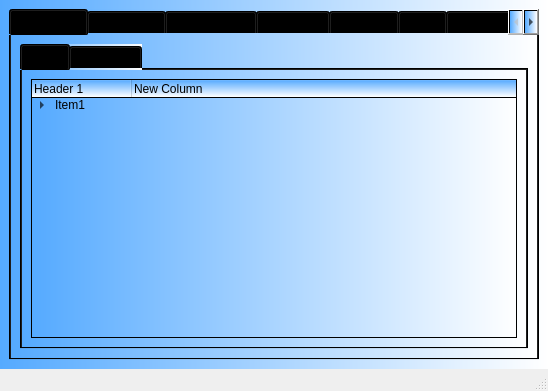
<?xml version="1.0" encoding="UTF-8"?>
<ui version="4.0">
 <class>MainWindow</class>
 <widget class="QMainWindow" name="MainWindow">
  <property name="geometry">
   <rect>
    <x>0</x>
    <y>0</y>
    <width>548</width>
    <height>391</height>
   </rect>
  </property>
  <property name="minimumSize">
   <size>
    <width>300</width>
    <height>300</height>
   </size>
  </property>
  <property name="windowTitle">
   <string>MainWindow</string>
  </property>
  <property name="autoFillBackground">
   <bool>false</bool>
  </property>
  <widget class="QWidget" name="centralwidget">
   <property name="styleSheet">
    <string notr="true">background-color: qlineargradient(spread:pad, x1:0, y1:0, x2:1, y2:0, stop:0 rgba(85, 170, 255, 255), stop:1 rgba(255, 255, 255, 255));</string>
   </property>
   <layout class="QVBoxLayout" name="verticalLayout_10">
    <item>
     <widget class="QTabWidget" name="tabWidget_1">
      <property name="font">
       <font>
        <weight>50</weight>
        <bold>false</bold>
       </font>
      </property>
      <property name="acceptDrops">
       <bool>true</bool>
      </property>
      <property name="styleSheet">
       <string notr="true"/>
      </property>
      <property name="currentIndex">
       <number>0</number>
      </property>
      <widget class="QWidget" name="tab_widgets_1">
       <property name="toolTip">
        <string/>
       </property>
       <property name="statusTip">
        <string/>
       </property>
       <attribute name="title">
        <string>Widgets 1</string>
       </attribute>
       <layout class="QVBoxLayout" name="verticalLayout">
        <item>
         <layout class="QVBoxLayout" name="verticalLayout_tab_1">
          <item>
           <widget class="QTabWidget" name="tabWidget_2">
            <property name="accessibleName">
             <string/>
            </property>
            <property name="currentIndex">
             <number>0</number>
            </property>
            <widget class="QWidget" name="tab_tree">
             <property name="statusTip">
              <string/>
             </property>
             <attribute name="title">
              <string>Tree</string>
             </attribute>
             <layout class="QHBoxLayout" name="horizontalLayout">
              <item>
               <layout class="QVBoxLayout" name="verticalLayout_2">
                <item>
                 <widget class="QTreeWidget" name="treeWidget">
                  <column>
                   <property name="text">
                    <string>Header 1</string>
                   </property>
                  </column>
                  <column>
                   <property name="text">
                    <string>New Column</string>
                   </property>
                  </column>
                  <item>
                   <property name="text">
                    <string>Item1</string>
                   </property>
                   <item>
                    <property name="text">
                     <string>Subitem1</string>
                    </property>
                   </item>
                  </item>
                 </widget>
                </item>
               </layout>
              </item>
             </layout>
            </widget>
            <widget class="QWidget" name="tab_calendar">
             <property name="statusTip">
              <string/>
             </property>
             <attribute name="title">
              <string>Calendar</string>
             </attribute>
             <layout class="QVBoxLayout" name="verticalLayout_3">
              <item>
               <widget class="QDateEdit" name="dateEdit">
                <property name="alignment">
                 <set>Qt::AlignCenter</set>
                </property>
               </widget>
              </item>
              <item>
               <widget class="QCalendarWidget" name="calendarWidget"/>
              </item>
             </layout>
            </widget>
           </widget>
          </item>
         </layout>
        </item>
       </layout>
      </widget>
      <widget class="QWidget" name="tab_widgets_2">
       <property name="toolTip">
        <string/>
       </property>
       <property name="statusTip">
        <string/>
       </property>
       <attribute name="title">
        <string>Widgets 2</string>
       </attribute>
       <layout class="QGridLayout" name="gridLayout_2">
        <item row="2" column="1">
         <spacer name="verticalSpacer_2">
          <property name="orientation">
           <enum>Qt::Vertical</enum>
          </property>
          <property name="sizeType">
           <enum>QSizePolicy::Maximum</enum>
          </property>
          <property name="sizeHint" stdset="0">
           <size>
            <width>20</width>
            <height>140</height>
           </size>
          </property>
         </spacer>
        </item>
        <item row="3" column="0" colspan="2">
         <widget class="QProgressBar" name="progressBar">
          <property name="value">
           <number>24</number>
          </property>
         </widget>
        </item>
        <item row="0" column="0">
         <widget class="QGroupBox" name="groupBox">
          <property name="title">
           <string>Progress Bar</string>
          </property>
          <widget class="QWidget" name="layoutWidget">
           <property name="geometry">
            <rect>
             <x>20</x>
             <y>30</y>
             <width>114</width>
             <height>65</height>
            </rect>
           </property>
           <layout class="QVBoxLayout" name="verticalLayout_4">
            <item>
             <widget class="QRadioButton" name="radioButton_start">
              <property name="statusTip">
               <string>Start the Progress Bar</string>
              </property>
              <property name="text">
               <string>Start</string>
              </property>
              <property name="checked">
               <bool>true</bool>
              </property>
             </widget>
            </item>
            <item>
             <widget class="QRadioButton" name="radioButton_stop">
              <property name="statusTip">
               <string>Stop the Progress Bar</string>
              </property>
              <property name="text">
               <string>Stop</string>
              </property>
             </widget>
            </item>
            <item>
             <widget class="QRadioButton" name="radioButton_reset">
              <property name="statusTip">
               <string>Reset the Progress Bar</string>
              </property>
              <property name="text">
               <string>Reset</string>
              </property>
             </widget>
            </item>
           </layout>
          </widget>
         </widget>
        </item>
        <item row="0" column="1">
         <widget class="QGroupBox" name="groupBox_2">
          <property name="title">
           <string>Move the Dial</string>
          </property>
          <widget class="QWidget" name="verticalLayoutWidget">
           <property name="geometry">
            <rect>
             <x>10</x>
             <y>30</y>
             <width>61</width>
             <height>71</height>
            </rect>
           </property>
           <layout class="QVBoxLayout" name="verticalLayout_5">
            <item>
             <widget class="QDial" name="dial"/>
            </item>
           </layout>
          </widget>
          <widget class="QWidget" name="verticalLayoutWidget_2">
           <property name="geometry">
            <rect>
             <x>90</x>
             <y>20</y>
             <width>91</width>
             <height>80</height>
            </rect>
           </property>
           <layout class="QVBoxLayout" name="verticalLayout_6">
            <item>
             <widget class="QLCDNumber" name="lcdNumber">
              <property name="palette">
               <palette>
                <active>
                 <colorrole role="WindowText">
                  <brush brushstyle="SolidPattern">
                   <color alpha="255">
                    <red>0</red>
                    <green>0</green>
                    <blue>255</blue>
                   </color>
                  </brush>
                 </colorrole>
                 <colorrole role="Button">
                  <brush brushstyle="LinearGradientPattern">
                   <gradient startx="0.000000000000000" starty="0.000000000000000" endx="1.000000000000000" endy="0.000000000000000" type="LinearGradient" spread="PadSpread" coordinatemode="ObjectBoundingMode">
                    <gradientstop position="0.000000000000000">
                     <color alpha="255">
                      <red>85</red>
                      <green>170</green>
                      <blue>255</blue>
                     </color>
                    </gradientstop>
                    <gradientstop position="1.000000000000000">
                     <color alpha="255">
                      <red>255</red>
                      <green>255</green>
                      <blue>255</blue>
                     </color>
                    </gradientstop>
                   </gradient>
                  </brush>
                 </colorrole>
                 <colorrole role="Base">
                  <brush brushstyle="LinearGradientPattern">
                   <gradient startx="0.000000000000000" starty="0.000000000000000" endx="1.000000000000000" endy="0.000000000000000" type="LinearGradient" spread="PadSpread" coordinatemode="ObjectBoundingMode">
                    <gradientstop position="0.000000000000000">
                     <color alpha="255">
                      <red>85</red>
                      <green>170</green>
                      <blue>255</blue>
                     </color>
                    </gradientstop>
                    <gradientstop position="1.000000000000000">
                     <color alpha="255">
                      <red>255</red>
                      <green>255</green>
                      <blue>255</blue>
                     </color>
                    </gradientstop>
                   </gradient>
                  </brush>
                 </colorrole>
                 <colorrole role="Window">
                  <brush brushstyle="LinearGradientPattern">
                   <gradient startx="0.000000000000000" starty="0.000000000000000" endx="1.000000000000000" endy="0.000000000000000" type="LinearGradient" spread="PadSpread" coordinatemode="ObjectBoundingMode">
                    <gradientstop position="0.000000000000000">
                     <color alpha="255">
                      <red>85</red>
                      <green>170</green>
                      <blue>255</blue>
                     </color>
                    </gradientstop>
                    <gradientstop position="1.000000000000000">
                     <color alpha="255">
                      <red>255</red>
                      <green>255</green>
                      <blue>255</blue>
                     </color>
                    </gradientstop>
                   </gradient>
                  </brush>
                 </colorrole>
                </active>
                <inactive>
                 <colorrole role="WindowText">
                  <brush brushstyle="SolidPattern">
                   <color alpha="255">
                    <red>0</red>
                    <green>0</green>
                    <blue>255</blue>
                   </color>
                  </brush>
                 </colorrole>
                 <colorrole role="Button">
                  <brush brushstyle="LinearGradientPattern">
                   <gradient startx="0.000000000000000" starty="0.000000000000000" endx="1.000000000000000" endy="0.000000000000000" type="LinearGradient" spread="PadSpread" coordinatemode="ObjectBoundingMode">
                    <gradientstop position="0.000000000000000">
                     <color alpha="255">
                      <red>85</red>
                      <green>170</green>
                      <blue>255</blue>
                     </color>
                    </gradientstop>
                    <gradientstop position="1.000000000000000">
                     <color alpha="255">
                      <red>255</red>
                      <green>255</green>
                      <blue>255</blue>
                     </color>
                    </gradientstop>
                   </gradient>
                  </brush>
                 </colorrole>
                 <colorrole role="Base">
                  <brush brushstyle="LinearGradientPattern">
                   <gradient startx="0.000000000000000" starty="0.000000000000000" endx="1.000000000000000" endy="0.000000000000000" type="LinearGradient" spread="PadSpread" coordinatemode="ObjectBoundingMode">
                    <gradientstop position="0.000000000000000">
                     <color alpha="255">
                      <red>85</red>
                      <green>170</green>
                      <blue>255</blue>
                     </color>
                    </gradientstop>
                    <gradientstop position="1.000000000000000">
                     <color alpha="255">
                      <red>255</red>
                      <green>255</green>
                      <blue>255</blue>
                     </color>
                    </gradientstop>
                   </gradient>
                  </brush>
                 </colorrole>
                 <colorrole role="Window">
                  <brush brushstyle="LinearGradientPattern">
                   <gradient startx="0.000000000000000" starty="0.000000000000000" endx="1.000000000000000" endy="0.000000000000000" type="LinearGradient" spread="PadSpread" coordinatemode="ObjectBoundingMode">
                    <gradientstop position="0.000000000000000">
                     <color alpha="255">
                      <red>85</red>
                      <green>170</green>
                      <blue>255</blue>
                     </color>
                    </gradientstop>
                    <gradientstop position="1.000000000000000">
                     <color alpha="255">
                      <red>255</red>
                      <green>255</green>
                      <blue>255</blue>
                     </color>
                    </gradientstop>
                   </gradient>
                  </brush>
                 </colorrole>
                </inactive>
                <disabled>
                 <colorrole role="WindowText">
                  <brush brushstyle="SolidPattern">
                   <color alpha="255">
                    <red>120</red>
                    <green>120</green>
                    <blue>120</blue>
                   </color>
                  </brush>
                 </colorrole>
                 <colorrole role="Button">
                  <brush brushstyle="LinearGradientPattern">
                   <gradient startx="0.000000000000000" starty="0.000000000000000" endx="1.000000000000000" endy="0.000000000000000" type="LinearGradient" spread="PadSpread" coordinatemode="ObjectBoundingMode">
                    <gradientstop position="0.000000000000000">
                     <color alpha="255">
                      <red>85</red>
                      <green>170</green>
                      <blue>255</blue>
                     </color>
                    </gradientstop>
                    <gradientstop position="1.000000000000000">
                     <color alpha="255">
                      <red>255</red>
                      <green>255</green>
                      <blue>255</blue>
                     </color>
                    </gradientstop>
                   </gradient>
                  </brush>
                 </colorrole>
                 <colorrole role="Base">
                  <brush brushstyle="LinearGradientPattern">
                   <gradient startx="0.000000000000000" starty="0.000000000000000" endx="1.000000000000000" endy="0.000000000000000" type="LinearGradient" spread="PadSpread" coordinatemode="ObjectBoundingMode">
                    <gradientstop position="0.000000000000000">
                     <color alpha="255">
                      <red>85</red>
                      <green>170</green>
                      <blue>255</blue>
                     </color>
                    </gradientstop>
                    <gradientstop position="1.000000000000000">
                     <color alpha="255">
                      <red>255</red>
                      <green>255</green>
                      <blue>255</blue>
                     </color>
                    </gradientstop>
                   </gradient>
                  </brush>
                 </colorrole>
                 <colorrole role="Window">
                  <brush brushstyle="LinearGradientPattern">
                   <gradient startx="0.000000000000000" starty="0.000000000000000" endx="1.000000000000000" endy="0.000000000000000" type="LinearGradient" spread="PadSpread" coordinatemode="ObjectBoundingMode">
                    <gradientstop position="0.000000000000000">
                     <color alpha="255">
                      <red>85</red>
                      <green>170</green>
                      <blue>255</blue>
                     </color>
                    </gradientstop>
                    <gradientstop position="1.000000000000000">
                     <color alpha="255">
                      <red>255</red>
                      <green>255</green>
                      <blue>255</blue>
                     </color>
                    </gradientstop>
                   </gradient>
                  </brush>
                 </colorrole>
                </disabled>
               </palette>
              </property>
              <property name="digitCount">
               <number>2</number>
              </property>
              <property name="mode">
               <enum>QLCDNumber::Dec</enum>
              </property>
              <property name="segmentStyle">
               <enum>QLCDNumber::Flat</enum>
              </property>
             </widget>
            </item>
           </layout>
          </widget>
         </widget>
        </item>
        <item row="2" column="0">
         <layout class="QVBoxLayout" name="verticalLayout_7">
          <item>
           <widget class="QFontComboBox" name="fontComboBox"/>
          </item>
          <item>
           <widget class="QLabel" name="label">
            <property name="font">
             <font>
              <pointsize>14</pointsize>
             </font>
            </property>
            <property name="text">
             <string/>
            </property>
            <property name="alignment">
             <set>Qt::AlignCenter</set>
            </property>
           </widget>
          </item>
         </layout>
        </item>
       </layout>
      </widget>
      <widget class="QWidget" name="tab_drag_drop">
       <property name="acceptDrops">
        <bool>false</bool>
       </property>
       <attribute name="title">
        <string>Drag &amp;&amp; Drop</string>
       </attribute>
       <layout class="QGridLayout" name="gridLayout_3">
        <item row="0" column="0" colspan="2">
         <layout class="QHBoxLayout" name="horizontalLayout_2">
          <item>
           <widget class="QLineEdit" name="lineEdit">
            <property name="minimumSize">
             <size>
              <width>135</width>
              <height>0</height>
             </size>
            </property>
            <property name="dragEnabled">
             <bool>true</bool>
            </property>
           </widget>
          </item>
          <item>
           <widget class="QComboBox" name="comboBox">
            <property name="minimumSize">
             <size>
              <width>141</width>
              <height>0</height>
             </size>
            </property>
            <property name="acceptDrops">
             <bool>true</bool>
            </property>
            <property name="editable">
             <bool>true</bool>
            </property>
           </widget>
          </item>
          <item>
           <widget class="QPushButton" name="pushButton">
            <property name="minimumSize">
             <size>
              <width>161</width>
              <height>0</height>
             </size>
            </property>
            <property name="acceptDrops">
             <bool>true</bool>
            </property>
            <property name="text">
             <string>PushButton</string>
            </property>
           </widget>
          </item>
         </layout>
        </item>
        <item row="1" column="0">
         <widget class="QListWidget" name="listWidget">
          <property name="dragEnabled">
           <bool>true</bool>
          </property>
          <property name="dragDropMode">
           <enum>QAbstractItemView::DragDrop</enum>
          </property>
          <property name="selectionMode">
           <enum>QAbstractItemView::ExtendedSelection</enum>
          </property>
          <item>
           <property name="text">
            <string>Item 1</string>
           </property>
          </item>
          <item>
           <property name="text">
            <string>Item 2</string>
           </property>
          </item>
          <item>
           <property name="text">
            <string>Item 3</string>
           </property>
          </item>
          <item>
           <property name="text">
            <string>Item 4</string>
           </property>
          </item>
         </widget>
        </item>
        <item row="1" column="1">
         <widget class="QListWidget" name="listWidget_2">
          <property name="dragEnabled">
           <bool>true</bool>
          </property>
          <property name="dragDropMode">
           <enum>QAbstractItemView::DragDrop</enum>
          </property>
          <property name="selectionMode">
           <enum>QAbstractItemView::ExtendedSelection</enum>
          </property>
         </widget>
        </item>
       </layout>
      </widget>
      <widget class="QWidget" name="tab_gl">
       <attribute name="title">
        <string>Open GL</string>
       </attribute>
       <widget class="QFrame" name="frame_gl">
        <property name="geometry">
         <rect>
          <x>120</x>
          <y>10</y>
          <width>300</width>
          <height>300</height>
         </rect>
        </property>
        <property name="frameShape">
         <enum>QFrame::StyledPanel</enum>
        </property>
        <property name="frameShadow">
         <enum>QFrame::Raised</enum>
        </property>
       </widget>
      </widget>
      <widget class="QWidget" name="tab_network">
       <attribute name="title">
        <string>Network</string>
       </attribute>
       <layout class="QHBoxLayout" name="horizontalLayout_5">
        <item>
         <widget class="QGroupBox" name="groupBox_3">
          <property name="title">
           <string>Client 1</string>
          </property>
          <layout class="QVBoxLayout" name="verticalLayout_8">
           <item>
            <widget class="QTextEdit" name="textEdit_client_1"/>
           </item>
           <item>
            <widget class="QLineEdit" name="lineEdit_client_1"/>
           </item>
           <item>
            <widget class="QPushButton" name="button_client_1">
             <property name="text">
              <string>Connect to Server</string>
             </property>
            </widget>
           </item>
          </layout>
         </widget>
        </item>
        <item>
         <layout class="QHBoxLayout" name="horizontalLayout_4">
          <item>
           <widget class="QPushButton" name="button_start_server">
            <property name="text">
             <string>Start Server</string>
            </property>
           </widget>
          </item>
         </layout>
        </item>
        <item>
         <widget class="QGroupBox" name="groupBox_4">
          <property name="title">
           <string>Client 2</string>
          </property>
          <layout class="QVBoxLayout" name="verticalLayout_9">
           <item>
            <widget class="QTextEdit" name="textEdit_client_2"/>
           </item>
           <item>
            <widget class="QLineEdit" name="lineEdit_client_2"/>
           </item>
           <item>
            <widget class="QPushButton" name="button_client_2">
             <property name="text">
              <string>Connect to Server</string>
             </property>
            </widget>
           </item>
          </layout>
         </widget>
        </item>
       </layout>
      </widget>
      <widget class="QWidget" name="tab_SQL">
       <attribute name="title">
        <string>SQL</string>
       </attribute>
       <layout class="QHBoxLayout" name="horizontalLayout_3">
        <item>
         <layout class="QVBoxLayout" name="verticalLayout_11">
          <item>
           <widget class="QPushButton" name="button_SQL_view_data">
            <property name="text">
             <string>View Data</string>
            </property>
           </widget>
          </item>
          <item>
           <widget class="QPushButton" name="button_SQL_add">
            <property name="text">
             <string>Add Row</string>
            </property>
           </widget>
          </item>
          <item>
           <widget class="QPushButton" name="button_SQL_delete">
            <property name="text">
             <string>Delete Row</string>
            </property>
           </widget>
          </item>
          <item>
           <widget class="QPushButton" name="button_SQL_create_db">
            <property name="text">
             <string>Create DB</string>
            </property>
           </widget>
          </item>
          <item>
           <spacer name="verticalSpacer">
            <property name="orientation">
             <enum>Qt::Vertical</enum>
            </property>
            <property name="sizeHint" stdset="0">
             <size>
              <width>20</width>
              <height>40</height>
             </size>
            </property>
           </spacer>
          </item>
         </layout>
        </item>
        <item>
         <widget class="QTableView" name="tableView"/>
        </item>
       </layout>
      </widget>
      <widget class="QWidget" name="tab_animation">
       <attribute name="title">
        <string>Animation</string>
       </attribute>
       <widget class="QPushButton" name="button_start_animation">
        <property name="geometry">
         <rect>
          <x>10</x>
          <y>290</y>
          <width>101</width>
          <height>23</height>
         </rect>
        </property>
        <property name="text">
         <string>Start animation</string>
        </property>
       </widget>
       <widget class="QFrame" name="frame">
        <property name="geometry">
         <rect>
          <x>10</x>
          <y>10</y>
          <width>100</width>
          <height>100</height>
         </rect>
        </property>
        <property name="palette">
         <palette>
          <active>
           <colorrole role="Button">
            <brush brushstyle="LinearGradientPattern">
             <gradient startx="0.000000000000000" starty="0.000000000000000" endx="1.000000000000000" endy="0.000000000000000" type="LinearGradient" spread="PadSpread" coordinatemode="ObjectBoundingMode">
              <gradientstop position="0.000000000000000">
               <color alpha="255">
                <red>85</red>
                <green>170</green>
                <blue>255</blue>
               </color>
              </gradientstop>
              <gradientstop position="1.000000000000000">
               <color alpha="255">
                <red>255</red>
                <green>255</green>
                <blue>255</blue>
               </color>
              </gradientstop>
             </gradient>
            </brush>
           </colorrole>
           <colorrole role="Base">
            <brush brushstyle="LinearGradientPattern">
             <gradient startx="0.000000000000000" starty="0.000000000000000" endx="1.000000000000000" endy="0.000000000000000" type="LinearGradient" spread="PadSpread" coordinatemode="ObjectBoundingMode">
              <gradientstop position="0.000000000000000">
               <color alpha="255">
                <red>85</red>
                <green>170</green>
                <blue>255</blue>
               </color>
              </gradientstop>
              <gradientstop position="1.000000000000000">
               <color alpha="255">
                <red>255</red>
                <green>255</green>
                <blue>255</blue>
               </color>
              </gradientstop>
             </gradient>
            </brush>
           </colorrole>
           <colorrole role="Window">
            <brush brushstyle="LinearGradientPattern">
             <gradient startx="0.000000000000000" starty="0.000000000000000" endx="1.000000000000000" endy="0.000000000000000" type="LinearGradient" spread="PadSpread" coordinatemode="ObjectBoundingMode">
              <gradientstop position="0.000000000000000">
               <color alpha="255">
                <red>85</red>
                <green>170</green>
                <blue>255</blue>
               </color>
              </gradientstop>
              <gradientstop position="1.000000000000000">
               <color alpha="255">
                <red>255</red>
                <green>255</green>
                <blue>255</blue>
               </color>
              </gradientstop>
             </gradient>
            </brush>
           </colorrole>
          </active>
          <inactive>
           <colorrole role="Button">
            <brush brushstyle="LinearGradientPattern">
             <gradient startx="0.000000000000000" starty="0.000000000000000" endx="1.000000000000000" endy="0.000000000000000" type="LinearGradient" spread="PadSpread" coordinatemode="ObjectBoundingMode">
              <gradientstop position="0.000000000000000">
               <color alpha="255">
                <red>85</red>
                <green>170</green>
                <blue>255</blue>
               </color>
              </gradientstop>
              <gradientstop position="1.000000000000000">
               <color alpha="255">
                <red>255</red>
                <green>255</green>
                <blue>255</blue>
               </color>
              </gradientstop>
             </gradient>
            </brush>
           </colorrole>
           <colorrole role="Base">
            <brush brushstyle="LinearGradientPattern">
             <gradient startx="0.000000000000000" starty="0.000000000000000" endx="1.000000000000000" endy="0.000000000000000" type="LinearGradient" spread="PadSpread" coordinatemode="ObjectBoundingMode">
              <gradientstop position="0.000000000000000">
               <color alpha="255">
                <red>85</red>
                <green>170</green>
                <blue>255</blue>
               </color>
              </gradientstop>
              <gradientstop position="1.000000000000000">
               <color alpha="255">
                <red>255</red>
                <green>255</green>
                <blue>255</blue>
               </color>
              </gradientstop>
             </gradient>
            </brush>
           </colorrole>
           <colorrole role="Window">
            <brush brushstyle="LinearGradientPattern">
             <gradient startx="0.000000000000000" starty="0.000000000000000" endx="1.000000000000000" endy="0.000000000000000" type="LinearGradient" spread="PadSpread" coordinatemode="ObjectBoundingMode">
              <gradientstop position="0.000000000000000">
               <color alpha="255">
                <red>85</red>
                <green>170</green>
                <blue>255</blue>
               </color>
              </gradientstop>
              <gradientstop position="1.000000000000000">
               <color alpha="255">
                <red>255</red>
                <green>255</green>
                <blue>255</blue>
               </color>
              </gradientstop>
             </gradient>
            </brush>
           </colorrole>
          </inactive>
          <disabled>
           <colorrole role="Button">
            <brush brushstyle="LinearGradientPattern">
             <gradient startx="0.000000000000000" starty="0.000000000000000" endx="1.000000000000000" endy="0.000000000000000" type="LinearGradient" spread="PadSpread" coordinatemode="ObjectBoundingMode">
              <gradientstop position="0.000000000000000">
               <color alpha="255">
                <red>85</red>
                <green>170</green>
                <blue>255</blue>
               </color>
              </gradientstop>
              <gradientstop position="1.000000000000000">
               <color alpha="255">
                <red>255</red>
                <green>255</green>
                <blue>255</blue>
               </color>
              </gradientstop>
             </gradient>
            </brush>
           </colorrole>
           <colorrole role="Base">
            <brush brushstyle="LinearGradientPattern">
             <gradient startx="0.000000000000000" starty="0.000000000000000" endx="1.000000000000000" endy="0.000000000000000" type="LinearGradient" spread="PadSpread" coordinatemode="ObjectBoundingMode">
              <gradientstop position="0.000000000000000">
               <color alpha="255">
                <red>85</red>
                <green>170</green>
                <blue>255</blue>
               </color>
              </gradientstop>
              <gradientstop position="1.000000000000000">
               <color alpha="255">
                <red>255</red>
                <green>255</green>
                <blue>255</blue>
               </color>
              </gradientstop>
             </gradient>
            </brush>
           </colorrole>
           <colorrole role="Window">
            <brush brushstyle="LinearGradientPattern">
             <gradient startx="0.000000000000000" starty="0.000000000000000" endx="1.000000000000000" endy="0.000000000000000" type="LinearGradient" spread="PadSpread" coordinatemode="ObjectBoundingMode">
              <gradientstop position="0.000000000000000">
               <color alpha="255">
                <red>85</red>
                <green>170</green>
                <blue>255</blue>
               </color>
              </gradientstop>
              <gradientstop position="1.000000000000000">
               <color alpha="255">
                <red>255</red>
                <green>255</green>
                <blue>255</blue>
               </color>
              </gradientstop>
             </gradient>
            </brush>
           </colorrole>
          </disabled>
         </palette>
        </property>
        <property name="autoFillBackground">
         <bool>false</bool>
        </property>
        <property name="frameShape">
         <enum>QFrame::StyledPanel</enum>
        </property>
        <property name="frameShadow">
         <enum>QFrame::Raised</enum>
        </property>
        <property name="lineWidth">
         <number>10</number>
        </property>
       </widget>
       <widget class="QLCDNumber" name="lcdNumber_animation">
        <property name="geometry">
         <rect>
          <x>420</x>
          <y>10</y>
          <width>89</width>
          <height>78</height>
         </rect>
        </property>
        <property name="palette">
         <palette>
          <active>
           <colorrole role="WindowText">
            <brush brushstyle="SolidPattern">
             <color alpha="255">
              <red>0</red>
              <green>0</green>
              <blue>255</blue>
             </color>
            </brush>
           </colorrole>
           <colorrole role="Button">
            <brush brushstyle="LinearGradientPattern">
             <gradient startx="0.000000000000000" starty="0.000000000000000" endx="1.000000000000000" endy="0.000000000000000" type="LinearGradient" spread="PadSpread" coordinatemode="ObjectBoundingMode">
              <gradientstop position="0.000000000000000">
               <color alpha="255">
                <red>85</red>
                <green>170</green>
                <blue>255</blue>
               </color>
              </gradientstop>
              <gradientstop position="1.000000000000000">
               <color alpha="255">
                <red>255</red>
                <green>255</green>
                <blue>255</blue>
               </color>
              </gradientstop>
             </gradient>
            </brush>
           </colorrole>
           <colorrole role="Base">
            <brush brushstyle="LinearGradientPattern">
             <gradient startx="0.000000000000000" starty="0.000000000000000" endx="1.000000000000000" endy="0.000000000000000" type="LinearGradient" spread="PadSpread" coordinatemode="ObjectBoundingMode">
              <gradientstop position="0.000000000000000">
               <color alpha="255">
                <red>85</red>
                <green>170</green>
                <blue>255</blue>
               </color>
              </gradientstop>
              <gradientstop position="1.000000000000000">
               <color alpha="255">
                <red>255</red>
                <green>255</green>
                <blue>255</blue>
               </color>
              </gradientstop>
             </gradient>
            </brush>
           </colorrole>
           <colorrole role="Window">
            <brush brushstyle="LinearGradientPattern">
             <gradient startx="0.000000000000000" starty="0.000000000000000" endx="1.000000000000000" endy="0.000000000000000" type="LinearGradient" spread="PadSpread" coordinatemode="ObjectBoundingMode">
              <gradientstop position="0.000000000000000">
               <color alpha="255">
                <red>85</red>
                <green>170</green>
                <blue>255</blue>
               </color>
              </gradientstop>
              <gradientstop position="1.000000000000000">
               <color alpha="255">
                <red>255</red>
                <green>255</green>
                <blue>255</blue>
               </color>
              </gradientstop>
             </gradient>
            </brush>
           </colorrole>
          </active>
          <inactive>
           <colorrole role="WindowText">
            <brush brushstyle="SolidPattern">
             <color alpha="255">
              <red>0</red>
              <green>0</green>
              <blue>255</blue>
             </color>
            </brush>
           </colorrole>
           <colorrole role="Button">
            <brush brushstyle="LinearGradientPattern">
             <gradient startx="0.000000000000000" starty="0.000000000000000" endx="1.000000000000000" endy="0.000000000000000" type="LinearGradient" spread="PadSpread" coordinatemode="ObjectBoundingMode">
              <gradientstop position="0.000000000000000">
               <color alpha="255">
                <red>85</red>
                <green>170</green>
                <blue>255</blue>
               </color>
              </gradientstop>
              <gradientstop position="1.000000000000000">
               <color alpha="255">
                <red>255</red>
                <green>255</green>
                <blue>255</blue>
               </color>
              </gradientstop>
             </gradient>
            </brush>
           </colorrole>
           <colorrole role="Base">
            <brush brushstyle="LinearGradientPattern">
             <gradient startx="0.000000000000000" starty="0.000000000000000" endx="1.000000000000000" endy="0.000000000000000" type="LinearGradient" spread="PadSpread" coordinatemode="ObjectBoundingMode">
              <gradientstop position="0.000000000000000">
               <color alpha="255">
                <red>85</red>
                <green>170</green>
                <blue>255</blue>
               </color>
              </gradientstop>
              <gradientstop position="1.000000000000000">
               <color alpha="255">
                <red>255</red>
                <green>255</green>
                <blue>255</blue>
               </color>
              </gradientstop>
             </gradient>
            </brush>
           </colorrole>
           <colorrole role="Window">
            <brush brushstyle="LinearGradientPattern">
             <gradient startx="0.000000000000000" starty="0.000000000000000" endx="1.000000000000000" endy="0.000000000000000" type="LinearGradient" spread="PadSpread" coordinatemode="ObjectBoundingMode">
              <gradientstop position="0.000000000000000">
               <color alpha="255">
                <red>85</red>
                <green>170</green>
                <blue>255</blue>
               </color>
              </gradientstop>
              <gradientstop position="1.000000000000000">
               <color alpha="255">
                <red>255</red>
                <green>255</green>
                <blue>255</blue>
               </color>
              </gradientstop>
             </gradient>
            </brush>
           </colorrole>
          </inactive>
          <disabled>
           <colorrole role="WindowText">
            <brush brushstyle="SolidPattern">
             <color alpha="255">
              <red>120</red>
              <green>120</green>
              <blue>120</blue>
             </color>
            </brush>
           </colorrole>
           <colorrole role="Button">
            <brush brushstyle="LinearGradientPattern">
             <gradient startx="0.000000000000000" starty="0.000000000000000" endx="1.000000000000000" endy="0.000000000000000" type="LinearGradient" spread="PadSpread" coordinatemode="ObjectBoundingMode">
              <gradientstop position="0.000000000000000">
               <color alpha="255">
                <red>85</red>
                <green>170</green>
                <blue>255</blue>
               </color>
              </gradientstop>
              <gradientstop position="1.000000000000000">
               <color alpha="255">
                <red>255</red>
                <green>255</green>
                <blue>255</blue>
               </color>
              </gradientstop>
             </gradient>
            </brush>
           </colorrole>
           <colorrole role="Base">
            <brush brushstyle="LinearGradientPattern">
             <gradient startx="0.000000000000000" starty="0.000000000000000" endx="1.000000000000000" endy="0.000000000000000" type="LinearGradient" spread="PadSpread" coordinatemode="ObjectBoundingMode">
              <gradientstop position="0.000000000000000">
               <color alpha="255">
                <red>85</red>
                <green>170</green>
                <blue>255</blue>
               </color>
              </gradientstop>
              <gradientstop position="1.000000000000000">
               <color alpha="255">
                <red>255</red>
                <green>255</green>
                <blue>255</blue>
               </color>
              </gradientstop>
             </gradient>
            </brush>
           </colorrole>
           <colorrole role="Window">
            <brush brushstyle="LinearGradientPattern">
             <gradient startx="0.000000000000000" starty="0.000000000000000" endx="1.000000000000000" endy="0.000000000000000" type="LinearGradient" spread="PadSpread" coordinatemode="ObjectBoundingMode">
              <gradientstop position="0.000000000000000">
               <color alpha="255">
                <red>85</red>
                <green>170</green>
                <blue>255</blue>
               </color>
              </gradientstop>
              <gradientstop position="1.000000000000000">
               <color alpha="255">
                <red>255</red>
                <green>255</green>
                <blue>255</blue>
               </color>
              </gradientstop>
             </gradient>
            </brush>
           </colorrole>
          </disabled>
         </palette>
        </property>
        <property name="frameShape">
         <enum>QFrame::StyledPanel</enum>
        </property>
        <property name="digitCount">
         <number>3</number>
        </property>
        <property name="mode">
         <enum>QLCDNumber::Dec</enum>
        </property>
        <property name="segmentStyle">
         <enum>QLCDNumber::Flat</enum>
        </property>
       </widget>
       <widget class="QPushButton" name="button_stop_animation">
        <property name="geometry">
         <rect>
          <x>120</x>
          <y>290</y>
          <width>101</width>
          <height>23</height>
         </rect>
        </property>
        <property name="styleSheet">
         <string notr="true">background-color: rgb(255, 85, 0);</string>
        </property>
        <property name="text">
         <string>Stop animation</string>
        </property>
       </widget>
       <widget class="QToolButton" name="toolButton">
        <property name="geometry">
         <rect>
          <x>340</x>
          <y>20</y>
          <width>25</width>
          <height>19</height>
         </rect>
        </property>
        <property name="text">
         <string>...</string>
        </property>
       </widget>
      </widget>
      <widget class="QWidget" name="tab_CSS">
       <property name="styleSheet">
        <string notr="true">QWidget{
background-color: qlineargradient(spread:pad, x1:0, y1:0, x2:1, y2:0, stop:0 rgba(0, 0, 0, 255), stop:1 rgba(255, 255, 255, 255));
}

QPushButton#pushButton_4{
background-color: rgb(200, 14, 73)
}

QPushButton:hover{
background-color: rgb(0, 0, 255)
}
</string>
       </property>
       <attribute name="title">
        <string>CSS</string>
       </attribute>
       <widget class="QPushButton" name="pushButton_2">
        <property name="geometry">
         <rect>
          <x>20</x>
          <y>30</y>
          <width>75</width>
          <height>23</height>
         </rect>
        </property>
        <property name="styleSheet">
         <string notr="true">background-color: rgb(255, 255, 255);</string>
        </property>
        <property name="text">
         <string>PushButton</string>
        </property>
       </widget>
       <widget class="QPushButton" name="pushButton_3">
        <property name="geometry">
         <rect>
          <x>20</x>
          <y>70</y>
          <width>75</width>
          <height>23</height>
         </rect>
        </property>
        <property name="text">
         <string>PushButton</string>
        </property>
       </widget>
       <widget class="QPushButton" name="pushButton_4">
        <property name="geometry">
         <rect>
          <x>120</x>
          <y>30</y>
          <width>75</width>
          <height>23</height>
         </rect>
        </property>
        <property name="text">
         <string>PushButton</string>
        </property>
       </widget>
       <widget class="QPushButton" name="pushButton_5">
        <property name="geometry">
         <rect>
          <x>120</x>
          <y>70</y>
          <width>75</width>
          <height>23</height>
         </rect>
        </property>
        <property name="text">
         <string>PushButton</string>
        </property>
       </widget>
      </widget>
     </widget>
    </item>
   </layout>
  </widget>
  <widget class="QStatusBar" name="statusbar">
   <property name="statusTip">
    <string>Status bar</string>
   </property>
  </widget>
 </widget>
 <tabstops>
  <tabstop>tabWidget_2</tabstop>
  <tabstop>treeWidget</tabstop>
  <tabstop>dateEdit</tabstop>
  <tabstop>calendarWidget</tabstop>
  <tabstop>radioButton_start</tabstop>
  <tabstop>radioButton_stop</tabstop>
  <tabstop>radioButton_reset</tabstop>
  <tabstop>dial</tabstop>
  <tabstop>fontComboBox</tabstop>
 </tabstops>
 <resources/>
 <connections>
  <connection>
   <sender>dial</sender>
   <signal>valueChanged(int)</signal>
   <receiver>lcdNumber</receiver>
   <slot>display(int)</slot>
   <hints>
    <hint type="sourcelabel">
     <x>303</x>
     <y>115</y>
    </hint>
    <hint type="destinationlabel">
     <x>385</x>
     <y>127</y>
    </hint>
   </hints>
  </connection>
  <connection>
   <sender>fontComboBox</sender>
   <signal>activated(QString)</signal>
   <receiver>label</receiver>
   <slot>setText(QString)</slot>
   <hints>
    <hint type="sourcelabel">
     <x>138</x>
     <y>177</y>
    </hint>
    <hint type="destinationlabel">
     <x>151</x>
     <y>253</y>
    </hint>
   </hints>
  </connection>
 </connections>
</ui>
